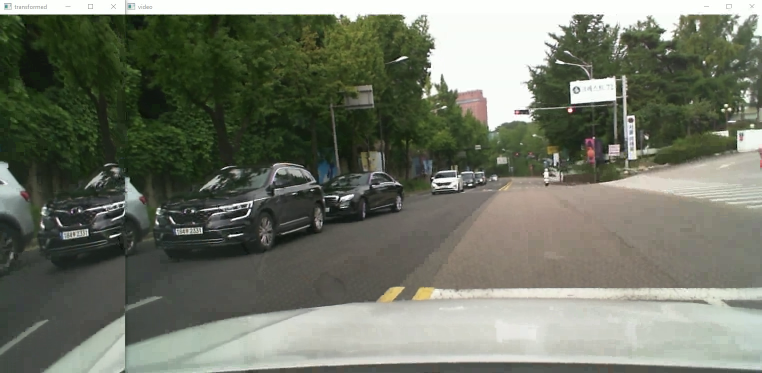
#> input picture frame 21 of img/video2.mkv, 1524 x 746 px, given in place of driver.mp4, which was not available (shown at 1/2 size)
$ python left.py
#> lines starting #> are read from the running program, lines starting #| are printed output that depends on the picture; pictures that were not available may be replaced by others from this repository, and a replacement may not be noted
import cv2
import numpy as np

def perspective_transform(img, pts):
    # [15 lines of commented-out code are left out]

    topLeft = pts[0]
    topRight = pts[1]
    bottomLeft = pts[2]
    bottomRight = pts[3]

    # 변환 전 4개 좌표
    pts1 = np.float32([topLeft, topRight, bottomRight, bottomLeft])
    # print(pts1)

    # 변환 후 영상에 사용할 서류의 폭과 높이 계산
    w1 = abs(bottomRight[0] - bottomLeft[0])
    w2 = abs(topRight[0] - topLeft[0])
    h1 = abs(topRight[1] - bottomRight[1])
    h2 = abs(topLeft[1] - bottomLeft[1])
    width = max([int(w1), int(w2)])  # 두 좌우 거리간의 최대값이 서류의 폭
    height = max([int(h1), int(h2)])  # 두 상하 거리간의 최대값이 서류의 높이
    # 변환 후 4개 좌표
    pts2 = np.float32([[0, 0], [width , 0],
                       [width , height ], [0, height ]])

    # 변환 행렬 계산
    mtrx = cv2.getPerspectiveTransform(pts1, pts2)
    # print(mtrx)
    # 원근 변환 적용
    result = cv2.warpPerspective(img, mtrx, (width, height))
    cv2.imshow('transformed', result)

pts = np.zeros((4, 2), dtype=np.float32)
pts[0] = [0, 120]  # topLeft
pts[1] = [250, 0]  # topRight
pts[2] = [0, 620]  # bottomLeft
pts[3] = [250, 720]  # bottomRight
flag = 0

def getsize(capture1, capture2):
    #img = cv2.imread('bbox_2.jpg')
    re, img = capture1.read()
#> img is the input picture: shape (746, 1524, 3); mean B, G, R 102.5, 116.7, 111.9
    re1,img1=capture2.read()

    img = cv2.resize(img, (1280, 720))
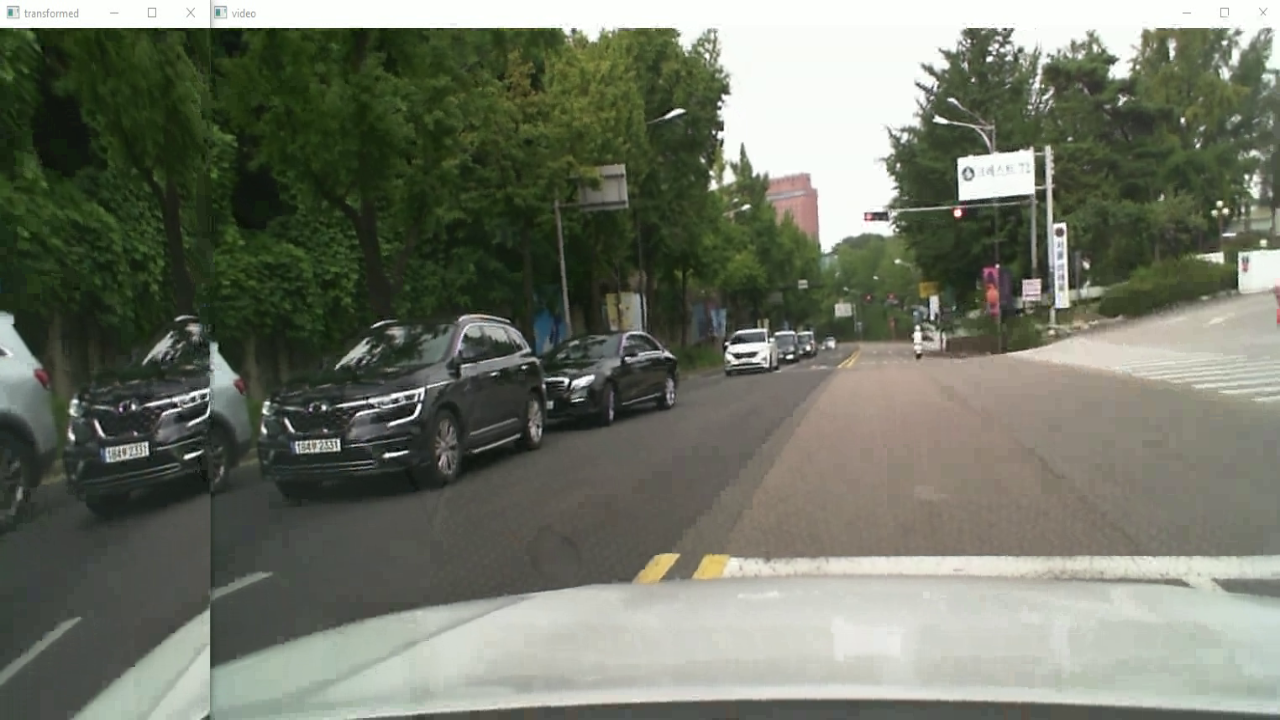
#> img: shape (720, 1280, 3); mean B, G, R 102.4, 116.6, 111.8
    img1= cv2.resize(img1, (1280, 720))

    while True:
        cv2.imshow("image", img)
        perspective_transform(img1, pts)
#> in perspective_transform, `result = cv2.warpPerspective(img, mtrx, (width, height))`:
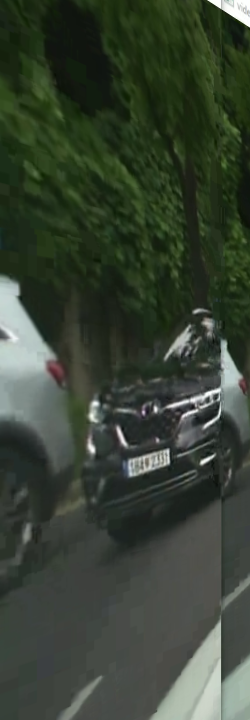
#> result: shape (720, 250, 3); mean B, G, R 52.1, 66.4, 56.3

        if cv2.waitKey() == ord('w'):
#> (key q is pressed here)
            pts[0][1] = pts[0][1] + 20
            pts[2][1] = pts[2][1] - 20
            print('w')
            print(pts)
        elif cv2.waitKey() == ord('a'):
#> (key q is pressed here)
            pts[0][1] = pts[0][1] + 20
            pts[2][1] = pts[2][1] + 20
            pts[1][1] = pts[1][1] + 20
            pts[3][1] = pts[3][1] + 20
            print('a')
        elif cv2.waitKey() == ord('s'):
#> (key q is pressed here)
            pts[0][1] = pts[0][1] - 20
            pts[2][1] = pts[2][1] + 20
            print('s')
            print(pts)
        elif cv2.waitKey() == ord('d'):
#> (key q is pressed here)
            pts[0][1] = pts[0][1] + 20
            pts[2][1] = pts[2][1] - 20
            print('d')
        if cv2.waitKey() == ord('q'):
#> (key q is pressed here)
            break
    cv2.destroyAllWindows()
    flag = 1
    return flag

# Video resolution : 1280 * 720
cap_builtin = cv2.VideoCapture("./builtin.mp4")
cap_driver = cv2.VideoCapture("./driver.mp4")
flag = getsize(cap_driver,cap_builtin)

# cap2 = cv2.VideoCapture("220817_blackbox2.mp4")
while cap_driver.isOpened() and flag == 1 :
    ret, frame = cap_driver.read()
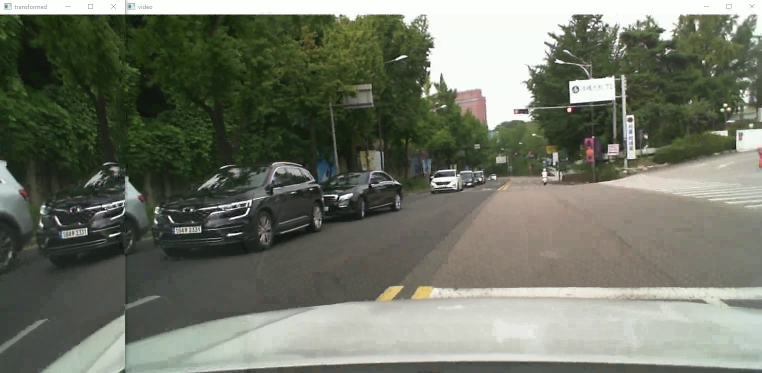
#> input picture frame 22 of img/video2.mkv, 1524 x 746 px, given in place of driver.mp4, which was not available (shown at 1/2 size)
#> frame is the input picture: shape (746, 1524, 3); mean B, G, R 102.7, 116.6, 112
    ret1,frame1= cap_builtin.read()
    rows, cols = frame.shape[:2]
#> rows = 746; cols = 1524

    # ret2, frame2 = cap2.read()

    cv2.imshow("video", frame)
    # cv2.imshow("video2", frame2)
    perspective_transform(frame1, pts)
#> in perspective_transform (call 2), `result = cv2.warpPerspective(img, mtrx, (width, height))`:
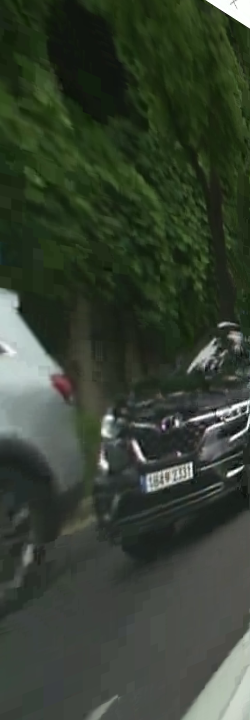
#> result: shape (720, 250, 3); mean B, G, R 50.4, 64.5, 54.7

    if cv2.waitKey(1) & 0xFF == ord('q'):
#> (key q is pressed here)
        break
    # [6 lines of commented-out code are left out]

cap_builtin.release()
cap_driver.release()
cv2.destroyAllWindows()

$ run again, starting later in the video
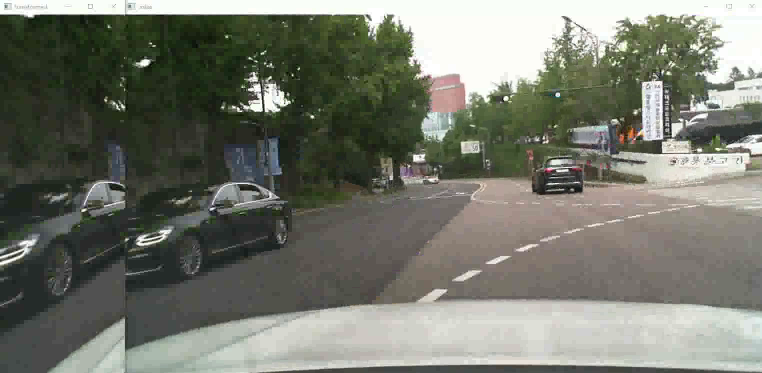
#> input picture frame 95 of img/video2.mkv, 1524 x 746 px, given in place of driver.mp4, which was not available (shown at 1/2 size)
#> in getsize, img is the input picture: shape (746, 1524, 3); mean B, G, R 108.8, 119.8, 117.1
#> img: shape (720, 1280, 3)
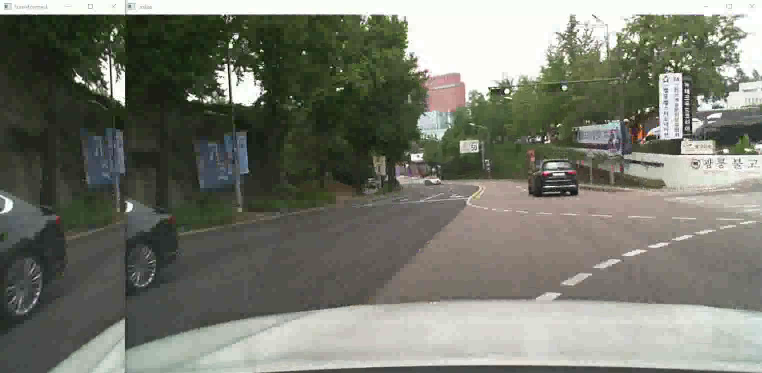
#> input picture frame 96 of img/video2.mkv, 1524 x 746 px, given in place of driver.mp4, which was not available (shown at 1/2 size)
#> frame is the input picture: shape (746, 1524, 3); mean B, G, R 109.6, 120.7, 118.5
#> in perspective_transform (call 2), `result = cv2.warpPerspective(img, mtrx, (width, height))`:
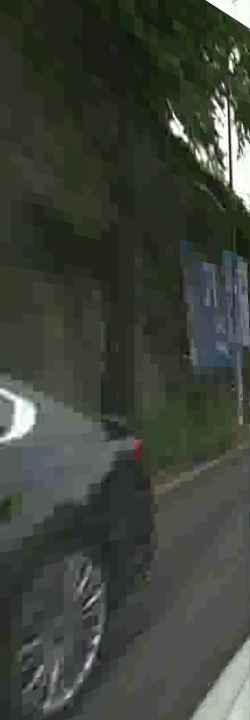
#> result: shape (720, 250, 3); mean B, G, R 58.7, 66.6, 62

$ run again, starting later in the video
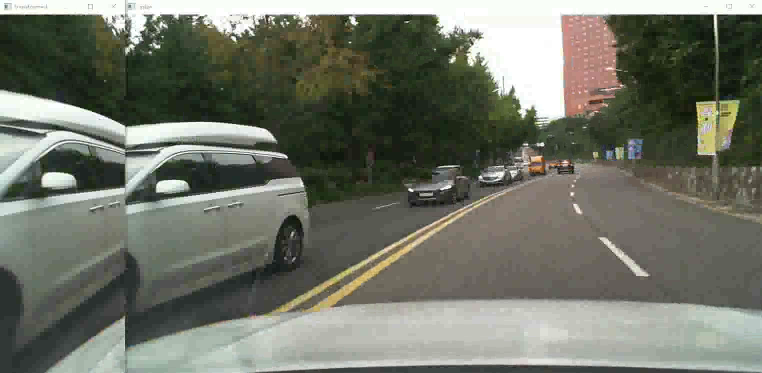
#> input picture frame 170 of img/video2.mkv, 1524 x 746 px, given in place of driver.mp4, which was not available (shown at 1/2 size)
#> in getsize, img is the input picture: shape (746, 1524, 3); mean B, G, R 103.7, 115.8, 112.3
#> img: shape (720, 1280, 3)
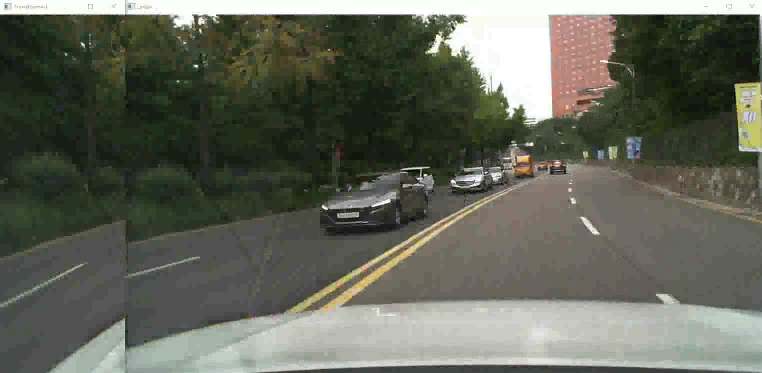
#> input picture frame 171 of img/video2.mkv, 1524 x 746 px, given in place of driver.mp4, which was not available (shown at 1/2 size)
#> frame is the input picture: shape (746, 1524, 3); mean B, G, R 89.4, 101.6, 98.5
#> in perspective_transform (call 2), `result = cv2.warpPerspective(img, mtrx, (width, height))`:
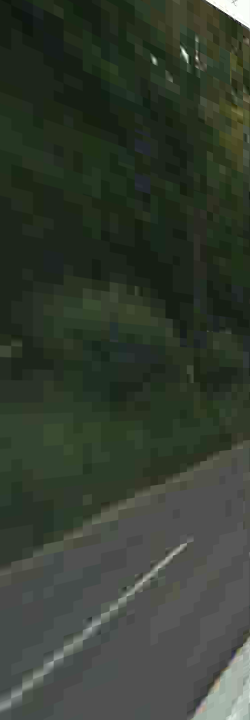
#> result: shape (720, 250, 3); mean B, G, R 49.3, 60.9, 52.9
